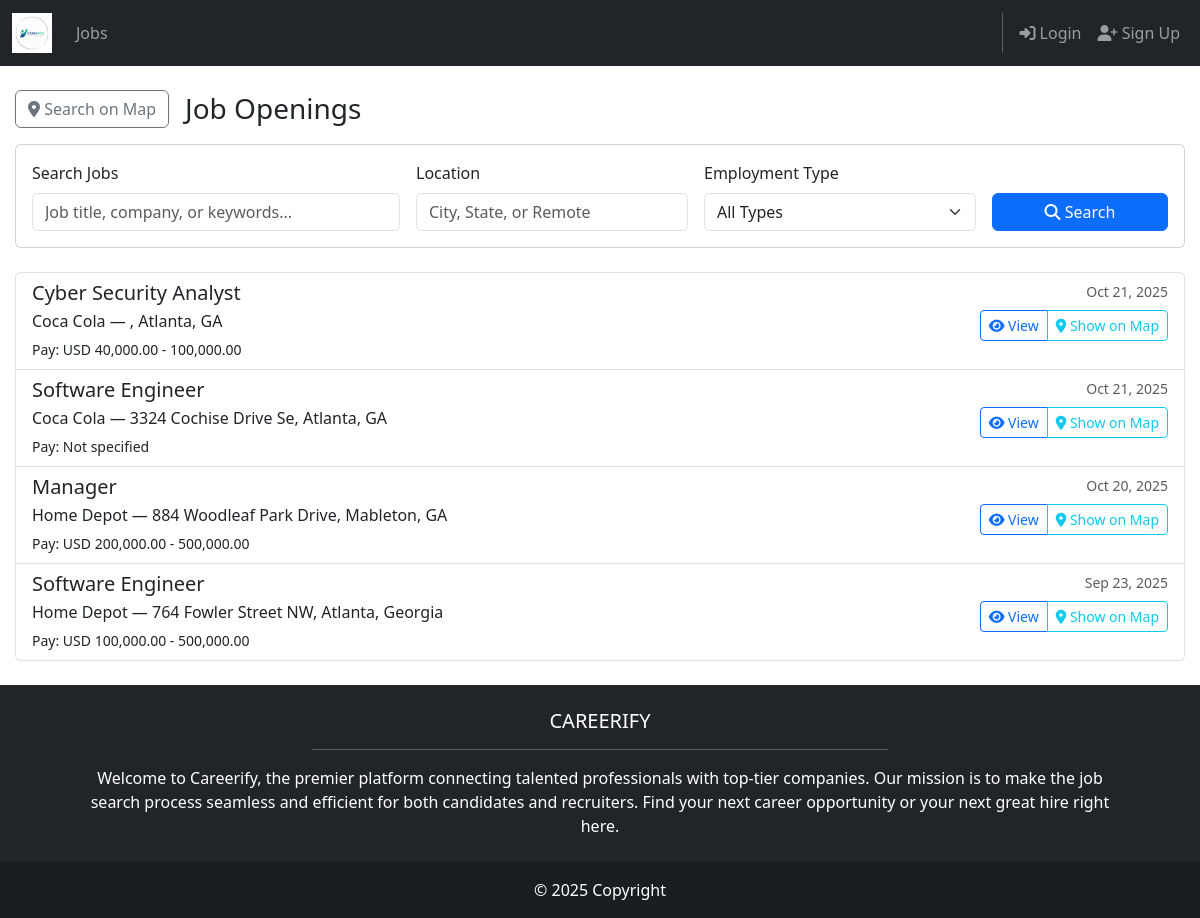
Screenshot of /jobs/ with the database file from the repository.
### jobpostings/models.py (models this page shows, shortened)
class JobPosting(models.Model):
    EMPLOYMENT_TYPE_CHOICES = (
        ('full_time', 'Full-time'),
        ('part_time', 'Part-time'),
        ('contract', 'Contract'),
        ('internship', 'Internship'),
        ('temporary', 'Temporary'),
        ('other', 'Other'),
    )
    company_name = models.CharField(max_length=150)
    title = models.CharField(max_length=150)
    city = models.CharField(max_length=100, default='')
    state = models.CharField(max_length=50, default='')
    address = models.CharField(max_length=50, blank=True, help_text="Address")
    pay_min = models.DecimalField(max_digits=10, decimal_places=2, null=True, blank=True)
    pay_max = models.DecimalField(max_digits=10, decimal_places=2, null=True, blank=True)
    currency = models.CharField(max_length=10, default='USD')
    employment_type = models.CharField(max_length=20, choices=EMPLOYMENT_TYPE_CHOICES, default='full_time')
    description = models.TextField()
    benefits = models.TextField(blank=True)
    application_url = models.URLField(blank=True)
    application_email = models.EmailField(blank=True)
    posted_by = models.ForeignKey(User, on_delete=models.SET_NULL, null=True, blank=True, related_name='job_postings')
    created_at = models.DateTimeField(auto_now_add=True)
    updated_at = models.DateTimeField(auto_now=True)
    is_active = models.BooleanField(default=True)
    class Meta:
        ordering = ['-created_at']
    def pay_range_display(self) -> str:
        if self.pay_min is not None and self.pay_max is not None:
            return f"{self.currency} {self.pay_min:,.2f} - {self.pay_max:,.2f}"
        if self.pay_min is not None:
            return f"From {self.currency} {self.pay_min:,.2f}"
        if self.pay_max is not None:
            return f"Up to {self.currency} {self.pay_max:,.2f}"
        return "Not specified"
    def location_display(self) -> str:
        return f"{self.city}, {self.state}"

### jobpostings/views.py (the view, shortened to what this page needs)
# urls.py: path('', views.job_list_view, name='list'),
def job_list_view(request):
    jobs = JobPosting.objects.filter(is_active=True)
    search_query = request.GET.get('search', '')
    location_filter = request.GET.get('location', '')
    employment_type_filter = request.GET.get('employment_type', '')
    if employment_type_filter:
        jobs = jobs.filter(employment_type=employment_type_filter)
    context = {
        'jobs': jobs,
        'search_query': search_query,
        'location_filter': location_filter,
        'employment_type_filter': employment_type_filter,
        'employment_types': JobPosting.EMPLOYMENT_TYPE_CHOICES,
    }
    return render(request, 'jobpostings/job_list.html', context)

### messaging/context_processors.py (called while the page is built)
def unread_message_count(request):
    if request.user.is_authenticated:
        unread_count = Message.objects.filter(
            conversation__participants=request.user,
            is_read=False
        ).exclude(sender=request.user).count()
        return {'unread_message_count': unread_count}
    return {'unread_message_count': 0}

### jobpostings/templates/jobpostings/job_list.html (shortened to what this page needs)
{% extends 'base.html' %}
{% block content %}
<div class="container py-4">
	<div class="d-flex justify-content-between align-items-center mb-3">
		<div class="d-flex align-items-center gap-3">
			<a href="{% url 'jobpostings:map' %}" class="btn btn-outline-secondary">
				<i class="fas fa-map-marker-alt"></i> Search on Map
			</a>
			<h3 class="mb-0">Job Openings</h3>
		</div>
	</div>
	<div class="card mb-4">
		<div class="card-body">
			<form method="GET" class="row g-3">
				<div class="col-md-4">
					<label for="search" class="form-label">Search Jobs</label>
					<input type="text" class="form-control" id="search" name="search"
						   value="{{ search_query }}" placeholder="Job title, company, or keywords...">
				</div>
				<div class="col-md-3">
					<label for="location" class="form-label">Location</label>
					<input type="text" class="form-control" id="location" name="location"
						   value="{{ location_filter }}" placeholder="City, State, or Remote">
				</div>
				<div class="col-md-3">
					<label for="employment_type" class="form-label">Employment Type</label>
					<select class="form-select" id="employment_type" name="employment_type">
						<option value="">All Types</option>
					</select>
				</div>
				<div class="col-md-2 d-flex align-items-end">
					<button type="submit" class="btn btn-primary w-100">
						<i class="fas fa-search"></i> Search
					</button>
				</div>
			</form>
		</div>
	</div>
	{% if jobs %}
		<div class="list-group">
			{% for job in jobs %}
			<div class="list-group-item">
				<div class="d-flex w-100 justify-content-between">
					<div class="flex-grow-1">
						<h5 class="mb-1">{{ job.title }}</h5>
							<p class="mb-1">{{ job.company_name }} — {{ job.address }}, {{ job.location_display }}</p>
						<small>Pay: {{ job.pay_range_display }}</small>
					</div>
					<div class="d-flex flex-column align-items-end">
						<small class="text-muted mb-2">{{ job.created_at|date:"M d, Y" }}</small>
						<div class="btn-group" role="group">
							<a href="{% url 'jobpostings:detail' job.id %}" class="btn btn-outline-primary btn-sm">
								<i class="fas fa-eye"></i> View
							</a>
							<a href="{% url 'jobpostings:map' %}?location={{ job.address }}&job_id={{ job.id }}" class="btn btn-outline-info btn-sm">
								<i class="fas fa-map-marker-alt"></i> Show on Map
							</a>
						</div>
					</div>
				</div>
			</div>
			{% endfor %}
		</div>
	{% else %}
		<p>No jobs posted yet.</p>
	{% endif %}
</div>
{% endblock content %}

### JobRecruiter/static/css/style.css (style rules this page uses)
.container { max-width: 1200px; margin: 0 auto; padding: 0 15px; }

### rows the page displays
JobPosting: title "Cyber Security Analyst", company_name "Coca Cola", location_display "Atlanta, GA", pay_range_display "USD 40,000.00 - 100,000.00", created_at "Oct 21, 2025"
JobPosting: title "Software Engineer", company_name "Coca Cola", address "3324 Cochise Drive Se", location_display "Atlanta, GA", pay_range_display "Not specified", created_at "Oct 21, 2025"
JobPosting: title "Manager", company_name "Home Depot", address "884 Woodleaf Park Drive", location_display "Mableton, GA", pay_range_display "USD 200,000.00 - 500,000.00", created_at "Oct 20, 2025"
JobPosting: title "Software Engineer", company_name "Home Depot", address "764 Fowler Street NW", location_display "Atlanta, Georgia", pay_range_display "USD 100,000.00 - 500,000.00", created_at "Sep 23, 2025"
